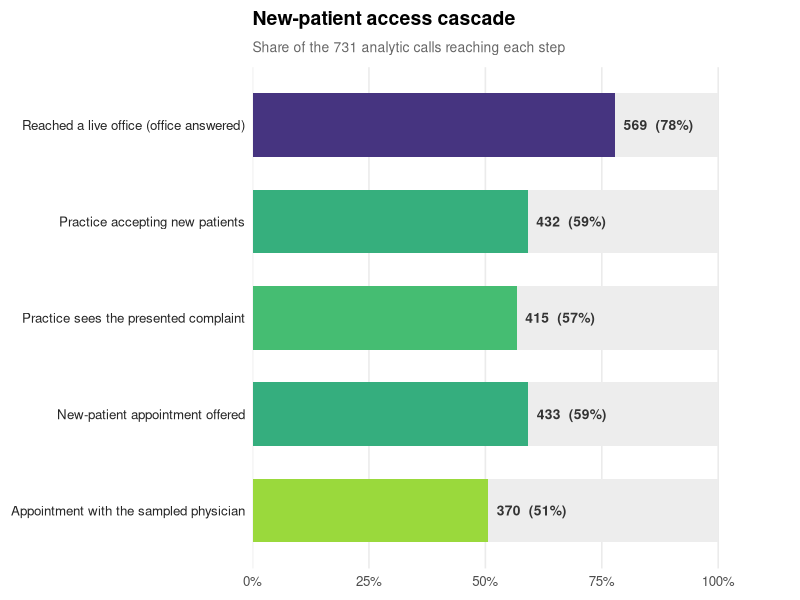

Here is the R script that generated this plot:
#!/usr/bin/env Rscript
# =============================================================================
# Secondary access measures ("access cascade") for the ENT mystery-caller study.
#
# The primary model reports two outcomes (appointment OFFER, business-day WAIT).
# The call log also captured several intermediate access constructs that
# comparator simulated-patient studies treat as distinct dimensions (Campbell
# 2013; Wilkinson 2018; Hodson 2025; Pollack 2016): reachability, new-patient
# acceptance (with itemized refusal reasons), whether the practice sees the
# presented complaint, and -- among offers -- whether the appointment was with
# the sampled physician or a redirect. This script summarizes them.
#
# Output: model_output/supp/S10_access_cascade.csv          (table)
#         model_output/supp/figS7_access_cascade.png         (funnel figure)
# =============================================================================

suppressPackageStartupMessages(library(ggplot2))
OUT <- "model_output"; SUPP <- file.path(OUT, "supp")
dir.create(SUPP, showWarnings = FALSE, recursive = TRUE)

d <- read.csv("data/processed/ent_phase2_enriched.csv", colClasses = "character", check.names = FALSE)
d <- d[d$complete == "Complete" & d$ent_type != "" & !is.na(d$ent_type), ]
N <- nrow(d)
pct <- function(x) sprintf("%.1f", 100 * x)

# ---- access-cascade measures (proportion of the analytic sample) ------------
reach   <- sum(d$office_answered == "TRUE", na.rm = TRUE)
accept  <- sum(d$new_patient_status == "Accepting", na.rm = TRUE)
sees    <- sum(d$sees_chief_complaint == "Yes", na.rm = TRUE)
offered <- sum(d$appointment_offered == "TRUE", na.rm = TRUE)
w_samp  <- sum(d$appointment_outcome == "With sampled physician", na.rm = TRUE)

cascade <- data.frame(
  group = "Access cascade (% of analytic sample)",
  measure = c("Reached a live office (office answered)",
              "Practice accepting new patients",
              "Practice sees the presented complaint",
              "New-patient appointment offered",
              "Appointment with the sampled physician"),
  n = c(reach, accept, sees, offered, w_samp),
  denom = N, stringsAsFactors = FALSE)

# ---- reasons a practice was not accepting new patients ----------------------
reasons <- table(factor(d$new_patient_status))
reasons <- reasons[grepl("^Not accepting", names(reasons))]
non_acc <- sum(reasons)
reason_df <- data.frame(
  group = "Reasons not accepting new patients (% of non-accepting)",
  measure = sub("^Not accepting: ", "", names(reasons)),
  n = as.integer(reasons), denom = non_acc, stringsAsFactors = FALSE)

# ---- among appointment offers: whom the appointment was with ----------------
who <- table(factor(d$appointment_outcome))
who <- who[c("With sampled physician", "With different physician", "With APP only")]
who[is.na(who)] <- 0
who_df <- data.frame(
  group = "Whom the appointment was with (% of offers)",
  measure = c("Sampled physician", "A different physician", "Advanced practice provider only"),
  n = as.integer(who), denom = offered, stringsAsFactors = FALSE)

tab <- rbind(cascade, reason_df, who_df)
tab$pct <- pct(tab$n / tab$denom)
tab <- tab[, c("group", "measure", "n", "denom", "pct")]
names(tab) <- c("Group", "Measure", "n", "Denominator", "%")
write.csv(tab, file.path(SUPP, "S10_access_cascade.csv"), row.names = FALSE)
cat("Wrote S10_access_cascade.csv\n"); print(tab, row.names = FALSE)

# ---- funnel figure ----------------------------------------------------------
fig <- cascade
fig$measure <- factor(fig$measure, levels = rev(fig$measure))
fig$p <- 100 * fig$n / fig$denom
g <- ggplot(fig, aes(p, measure, fill = p)) +
  # faint full-width track behind each bar for a funnel feel
  geom_col(aes(x = 100), fill = "grey93", width = 0.66) +
  geom_col(width = 0.66) +
  geom_text(aes(label = sprintf("%d  (%.0f%%)", n, p)), hjust = -0.12,
            size = 3.5, fontface = "bold", colour = "grey20") +
  scale_fill_viridis_c(option = "D", direction = -1, begin = 0.15, end = 0.85,
                       guide = "none") +
  scale_x_continuous(limits = c(0, 100), breaks = seq(0, 100, 25),
                     labels = function(x) paste0(x, "%"),
                     expand = expansion(mult = c(0, 0.14))) +
  labs(x = NULL, y = NULL,
       title = "New-patient access cascade",
       subtitle = sprintf("Share of the %d analytic calls reaching each step", N)) +
  theme_minimal(base_size = 12) +
  theme(
    panel.grid.major.y = element_blank(),
    panel.grid.minor   = element_blank(),
    panel.grid.major.x = element_line(colour = "grey92"),
    axis.text.y  = element_text(colour = "grey15"),
    plot.title    = element_text(face = "bold", size = 14),
    plot.subtitle = element_text(colour = "grey40", size = 10,
                                 margin = margin(t = 2, b = 8)),
    plot.margin   = margin(8, 12, 8, 8))
ggsave(file.path(SUPP, "figS7_access_cascade.png"), g, width = 8.6, height = 3.9, dpi = 200)
cat("Wrote figS7_access_cascade.png\n")
